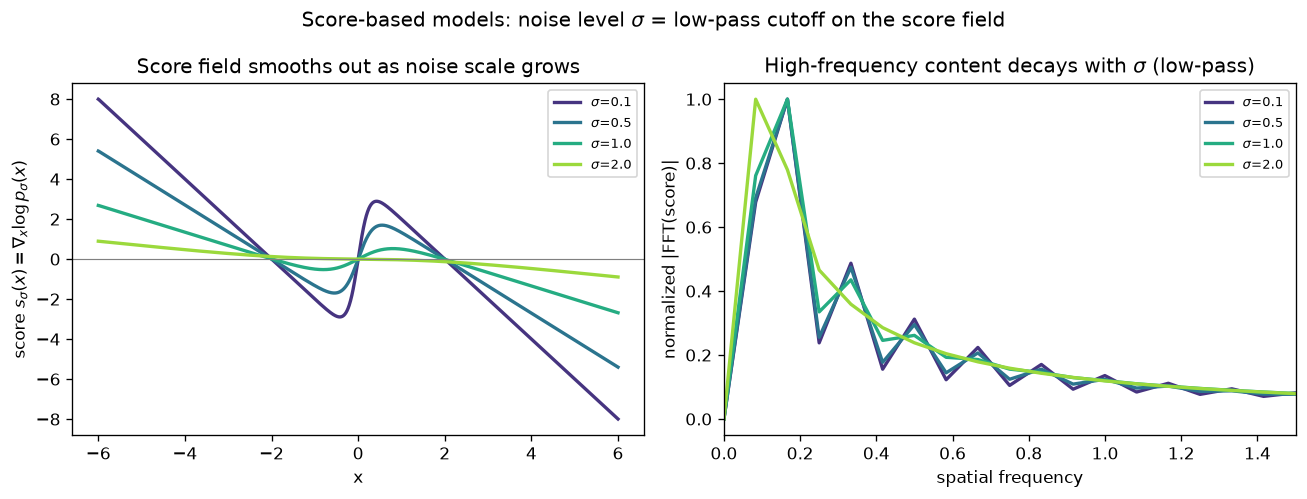

Write the Python code that produced this figure.
"""
Day 85 — Score-based generative models.

Toy 1D density: a bimodal mixture of two Gaussians (think: two "real image"
manifolds). We perturb it with noise at several scales sigma (exactly what a
score network is trained on — Gaussian-perturbed data at multiple noise
levels), then look at the resulting score field s_sigma(x) = d/dx log p_sigma(x).

Because convolving a Gaussian mixture with a Gaussian kernel of variance
sigma^2 just adds sigma^2 to each component's variance, p_sigma is available
in closed form -- no sampling/KDE needed.

Panel 1: the score field itself, for increasing sigma -> the two "modes" of
attraction blur together and the field gets smoother/shallower.
Panel 2: FFT magnitude of that same score field vs spatial frequency -> the
high-frequency content collapses as sigma grows. Noise-conditional score
matching is, quite literally, a family of learned low-pass filters indexed
by sigma -- which is exactly why diffusion-generated signals carry a
characteristic spectral signature (relevant to frequency-domain forensics).
"""
import numpy as np
import matplotlib.pyplot as plt

np.random.seed(42)

# --- toy bimodal density: p(x) = 0.5*N(x; -2, base_var) + 0.5*N(x; 2, base_var)
mu1, mu2 = -2.0, 2.0
base_var = 0.49  # 0.7^2

x = np.linspace(-6.0, 6.0, 2000)
sigmas = [0.1, 0.5, 1.0, 2.0]


def log_p_sigma(x, sigma):
    var = base_var + sigma ** 2
    logn1 = -0.5 * np.log(2 * np.pi * var) - (x - mu1) ** 2 / (2 * var)
    logn2 = -0.5 * np.log(2 * np.pi * var) - (x - mu2) ** 2 / (2 * var)
    # log-sum-exp of the two mixture components (each weight 0.5)
    m = np.maximum(logn1, logn2)
    return m + np.log(0.5 * np.exp(logn1 - m) + 0.5 * np.exp(logn2 - m))


fig, axes = plt.subplots(1, 2, figsize=(11, 4.2))

dx = x[1] - x[0]
freqs = np.fft.rfftfreq(len(x), d=dx)

colors = plt.cm.viridis(np.linspace(0.15, 0.85, len(sigmas)))

for sigma, c in zip(sigmas, colors):
    logp = log_p_sigma(x, sigma)
    score = np.gradient(logp, x)  # s_sigma(x) = d/dx log p_sigma(x)
    axes[0].plot(x, score, color=c, lw=2, label=f"$\\sigma$={sigma}")

    spectrum = np.abs(np.fft.rfft(score - score.mean()))
    spectrum /= spectrum.max()  # normalize each curve to its own peak
    axes[1].plot(freqs, spectrum, color=c, lw=2, label=f"$\\sigma$={sigma}")

axes[0].axhline(0, color="gray", lw=0.7)
axes[0].set_xlabel("x")
axes[0].set_ylabel(r"score $s_\sigma(x) = \nabla_x \log p_\sigma(x)$")
axes[0].set_title("Score field smooths out as noise scale grows")
axes[0].legend(fontsize=8)

axes[1].set_xlim(0, 1.5)
axes[1].set_xlabel("spatial frequency")
axes[1].set_ylabel("normalized |FFT(score)|")
axes[1].set_title("High-frequency content decays with $\\sigma$ (low-pass)")
axes[1].legend(fontsize=8)

fig.suptitle("Score-based models: noise level $\\sigma$ = low-pass cutoff on the score field")
fig.tight_layout()
fig.savefig("graph_DAY_85.png", dpi=120, bbox_inches="tight")
